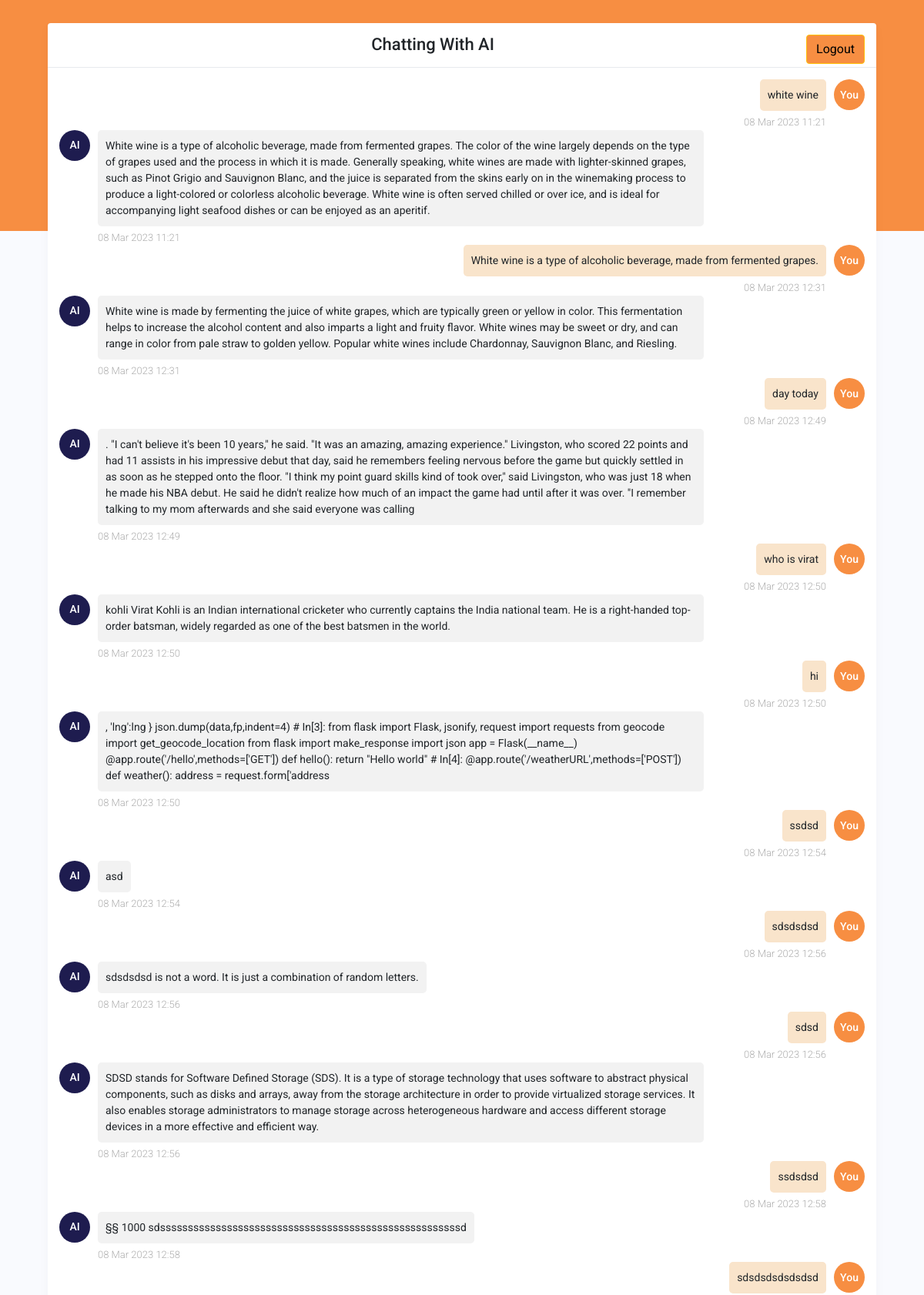
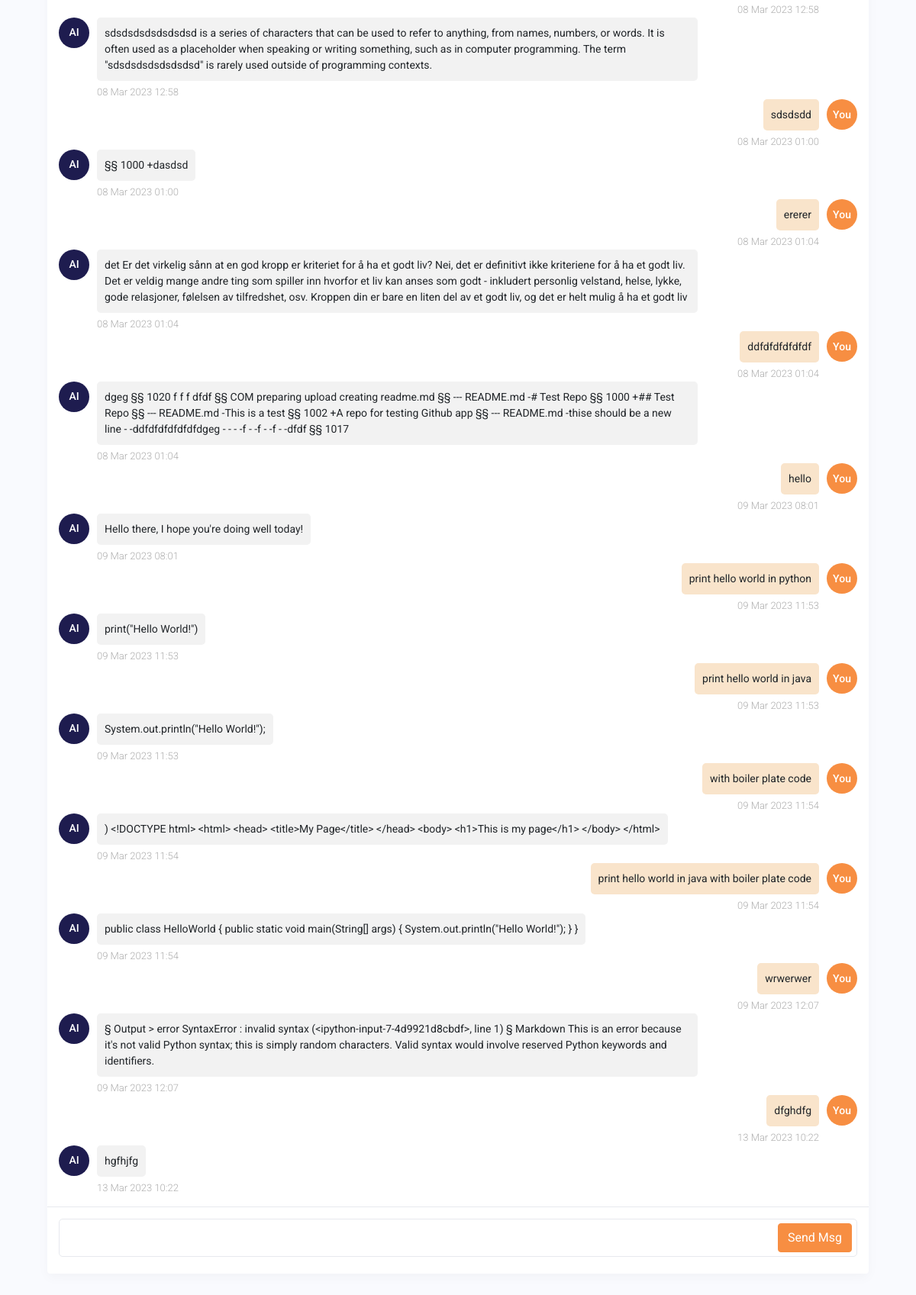
Page /chat/with-ai/ (signed in) on the committed database (2 pictures, top to bottom).
### adminpanel/models.py (models this page shows)
class AIChatData(models.Model):
    user = models.ForeignKey(User, on_delete=models.CASCADE, related_name='ai_user', null=True)
    user_input = models.CharField(max_length=255, null=True, blank=True)
    ai_response = models.TextField(null=True, default="Not Able to Respond")
    created_at = models.DateTimeField(auto_now_add=True)

### chat_support/views.py (the view)
# urls.py: path('chat/with-ai/', views.chat_with_ai, name="chat_with_ai"),
@login_required(login_url="chat_support_login")
def chat_with_ai(request):
    template_name = "chat-support/chat/with-ai.html"
    user_id = request.user.id
    chat_data = AIChatData.objects.filter(user_id=user_id).order_by('created_at')
    if request.method == "POST":
        user_input = request.POST.get('user_input')
        ai_response = question_from_ai(user_input)
        answer = ai_response['choices'][0]['text'].strip()
        AIChatData.objects.create(user_id=user_id, user_input=user_input, ai_response=answer)
        return redirect('chat_with_ai')
    return render(request, template_name, {'chat_data': chat_data})

### templates/chat-support/chat/with-ai.html (shortened to what this page needs)
{% load static %}
<!DOCTYPE html>
<html lang="en">
<head>
    <link rel="stylesheet" href="{% static 'chat-support/css/bootstrap.min.css' %}">
    <link href="{% static 'chat-support/css/style.css' %}" rel="stylesheet">
</head>
<body>
    <div class="container">
        <div class="main-section">
            <div class="main-section-wrap">
                <div class="chat-main-sec">
                    <div class="chat-head" style="text-align: center;">
                        <h3 class="heading" style="display: inline;">Chatting With AI</h3>
                        <a href="{% url 'chat_support_logout' %}" class="btn btn-warning"
                            style="float: right; background-color: #f78e42;">Logout</a>
                    </div>
                    <div class="chat-main-sec-inner">
                        <div class="chatbar-r ps-0">
                            <div class="chat-section">
                                {% for data in chat_data %}
                                <div class="chat-detail sender-chat-detail">
                                    <div class="sender-section message-section">
                                        <div class="message-section-in">
                                            <div class="chat-box">
                                                <div class="chat-box-in">
                                                    <p class="chat-message">{{ data.user_input }}</p>
                                                </div>
                                                <div class="time-info">
                                                    <span>{{ data.created_at|date:'d M Y' }}</span>
                                                    <span>{{ data.created_at|date:'h:i' }}</span>
                                                </div>
                                            </div>
                                            <div class="person-name">You</div>
                                        </div>
                                    </div>
                                </div>
                                <div class="chat-detail ai-chat-detail">
                                    <div class="ai-section message-section">
                                        <div class="message-section-in">
                                            <div class="person-name">AI</div>
                                            <div class="chat-box">
                                                <div class="chat-box-in">
                                                    <p class="chat-message">{{ data.ai_response }}</p>
                                                </div>
                                                <div class="time-info">
                                                    <span>{{ data.created_at|date:'d M Y' }}</span>
                                                    <span>{{ data.created_at|date:'h:i' }}</span>
                                                </div>
                                            </div>
                                        </div>
                                    </div>
                                </div>
                                {% endfor %}
                            </div>
                            <div class="input-message-section">
                                <form method="POST" action="">
                                    <textarea name="user_input" id="user-input"></textarea>
                                    <button type="button" id="send-btn" class="btn btn-primary">Send Msg</button>
                                </form>
                            </div>
                        </div>
                    </div>
                </div>
            </div>
        </div>
    </div>
</body>
</html>

### static/chat-support/css/style.css (style rules this page uses)
* { padding:0;margin:0;box-sizing:border-box; }
body,html { margin:0;padding:0;box-sizing:border-box; }
body, html { font-family: 'Roboto', sans-serif;font-weight:400;box-sizing:border-box;background:#f9fafe; }
.container { max-width:1100px }
.main-section { position:relative;padding:30px 0px; z-index: 1 }
.main-section:after { content:"";background:#f78e42;width:100%;position:fixed;left:0;top:0;height:300px;z-index:-1; }
.main-section-wrap { background:#fff;box-shadow:0px 5px 15px rgba(0, 0, 0, 0.03);border-radius:4px }
.chatbar-r { height:calc(100vh - 130px);display:flex;flex-direction:column;flex: 1; padding-left: 250px; }
.chat-section { height: 100%;overflow: auto;padding:15px }
.chat-head { padding:15px;border-bottom:1px solid #e7e9ee; }
.chat-head h3 { margin:0;font-size:22px;text-align:center; }
.input-message-section { padding:15px;border-top:1px solid #e7e9ee;position:relative; }
.input-message-section textarea { width:100%;height:50px;border:1px solid #e7e9ee;padding:12px 10px;border-radius:5px;resize:none; }
.btn-primary { background:#f78e42;border-color:#f78e42; }
.input-message-section .btn { position:absolute;right: 22px;top: 21px; }
.person-name { text-transform: capitalize;min-width: 40px; width:40px;height:40px;background:red;border-radius:50%;display:flex;align-items:center;justify-content:center;color:#fff;font-size:14px;font-weight:500; }
.message-section-in { display:flex;max-width:80%; }
.sender-section .message-section-in { justify-content: end; }
.chat-box-in { font-size:14px; }
.time-info { font-size:13px;color: #aeaeae;font-weight: 300; }
.message-section { display:flex; }
.message-section.sender-section { justify-content:end }
.chat-box { padding-left:10px; }
.sender-section .chat-box { padding-right:10px;padding-left:0;text-align:right; }
.chat-box p { display:inline-block;margin-bottom: 5px; }
.chat-message { background:#F2F2F2;padding:10px;border-radius:5px; }
.sender-section .chat-message { background:#F9E4CB; }
.ai-section .person-name, .reciever-section .person-name { background:#1e1c4f; }
.sender-section .person-name { background:#f78e42; }
.chat-main-sec-inner { display: flex; position: relative; }

### rows in the picture
AIChatData: user_input "white wine", created_at "08 Mar 2023", created_at "11:21", ai_response "White wine is a type of alcoholic beverage, made from fermented grapes. The color of the wine largely depends on the type of grapes used and the process in which it is made. Generally speaking, white wines are made with lighter-skinned grapes, such as Pinot Grigio and Sauvignon Blanc, and the juice is separated from the skins early on in the winemaking process to produce a light-colored or colorless alcoholic beverage. White wine is often served chilled or over ice, and is ideal for accompanying light seafood dishes or can be enjoyed as an aperitif."
AIChatData: user_input "White wine is a type of alcoholic beverage, made from fermented grapes.", created_at "08 Mar 2023", created_at "12:31", ai_response "White wine is made by fermenting the juice of white grapes, which are typically green or yellow in color. This fermentation helps to increase the alcohol content and also imparts a light and fruity flavor. White wines may be sweet or dry, and can range in color from pale straw to golden yellow. Popular white wines include Chardonnay, Sauvignon Blanc, and Riesling."
AIChatData: user_input "day today", created_at "08 Mar 2023", created_at "12:49", ai_response ". \"I can't believe it's been 10 years,\" he said. \"It was an amazing, amazing experience.\" Livingston, who scored 22 points and had 11 assists in his impressive debut that day, said he remembers feeling nervous before the game but quickly settled in as soon as he stepped onto the floor. \"I think my point guard skills kind of took over,\" said Livingston, who was just 18 when he made his NBA debut. He said he didn't realize how much of an impact the game had until after it was over. \"I remember talking to my mom afterwards and she said everyone was calling"
AIChatData: user_input "who is virat", created_at "08 Mar 2023", created_at "12:50", ai_response "kohli Virat Kohli is an Indian international cricketer who currently captains the India national team. He is a right-handed top-order batsman, widely regarded as one of the best batsmen in the world."
AIChatData: user_input "hi", created_at "08 Mar 2023", created_at "12:50", ai_response ", 'lng':lng } json.dump(data,fp,indent=4) # In[3]: from flask import Flask, jsonify, request import requests from geocode import get_geocode_location from flask import make_response import json app = Flask(__name__) @app.route('/hello',methods=['GET']) def hello(): return \"Hello world\" # In[4]: @app.route('/weatherURL',methods=['POST']) def weather(): address = request.form['address"
AIChatData: user_input "ssdsd", created_at "08 Mar 2023", created_at "12:54", ai_response "asd"
AIChatData: user_input "sdsdsdsd", created_at "08 Mar 2023", created_at "12:56", ai_response "sdsdsdsd is not a word. It is just a combination of random letters."
AIChatData: user_input "sdsd", created_at "08 Mar 2023", created_at "12:56", ai_response "SDSD stands for Software Defined Storage (SDS). It is a type of storage technology that uses software to abstract physical components, such as disks and arrays, away from the storage architecture in order to provide virtualized storage services. It also enables storage administrators to manage storage across heterogeneous hardware and access different storage devices in a more effective and efficient way."
AIChatData: user_input "ssdsdsd", created_at "08 Mar 2023", created_at "12:58", ai_response "§§ 1000 sdssssssssssssssssssssssssssssssssssssssssssssssssssssssd"
AIChatData: user_input "sdsdsdsdsdsdsd", created_at "08 Mar 2023", created_at "12:58", ai_response "sdsdsdsdsdsdsdsd is a series of characters that can be used to refer to anything, from names, numbers, or words. It is often used as a placeholder when speaking or writing something, such as in computer programming. The term \"sdsdsdsdsdsdsdsd\" is rarely used outside of programming contexts."
AIChatData: user_input "sdsdsdd", created_at "08 Mar 2023", created_at "01:00", ai_response "§§ 1000 +dasdsd"
AIChatData: user_input "ererer", created_at "08 Mar 2023", created_at "01:04", ai_response "det Er det virkelig sånn at en god kropp er kriteriet for å ha et godt liv? Nei, det er definitivt ikke kriteriene for å ha et godt liv. Det er veldig mange andre ting som spiller inn hvorfor et liv kan anses som godt - inkludert personlig velstand, helse, lykke, gode relasjoner, følelsen av tilfredshet, osv. Kroppen din er bare en liten del av et godt liv, og det er helt mulig å ha et godt liv"
AIChatData: user_input "ddfdfdfdfdfdf", created_at "08 Mar 2023", created_at "01:04", ai_response "dgeg §§ 1020 f f f dfdf §§ COM preparing upload creating readme.md §§ --- README.md -# Test Repo §§ 1000 +## Test Repo §§ --- README.md -This is a test §§ 1002 +A repo for testing Github app §§ --- README.md -thise should be a new line - -ddfdfdfdfdfdfdgeg - - - -f - -f - -f - -dfdf §§ 1017"
AIChatData: user_input "hello", created_at "09 Mar 2023", created_at "08:01", ai_response "Hello there, I hope you're doing well today!"
AIChatData: user_input "print hello world in python", created_at "09 Mar 2023", created_at "11:53", ai_response "print(\"Hello World!\")"
AIChatData: user_input "print hello world in java", created_at "09 Mar 2023", created_at "11:53", ai_response "System.out.println(\"Hello World!\");"
AIChatData: user_input "with boiler plate code", created_at "09 Mar 2023", created_at "11:54", ai_response ") <!DOCTYPE html> <html> <head> <title>My Page</title> </head> <body> <h1>This is my page</h1> </body> </html>"
AIChatData: user_input "print hello world in java with boiler plate code", created_at "09 Mar 2023", created_at "11:54", ai_response "public class HelloWorld { public static void main(String[] args) { System.out.println(\"Hello World!\"); } }"
AIChatData: user_input "wrwerwer", created_at "09 Mar 2023", created_at "12:07", ai_response "§ Output > error SyntaxError : invalid syntax (<ipython-input-7-4d9921d8cbdf>, line 1) § Markdown This is an error because it's not valid Python syntax; this is simply random characters. Valid syntax would involve reserved Python keywords and identifiers."
AIChatData: user_input "dfghdfg", created_at "13 Mar 2023", created_at "10:22", ai_response "hgfhjfg"
